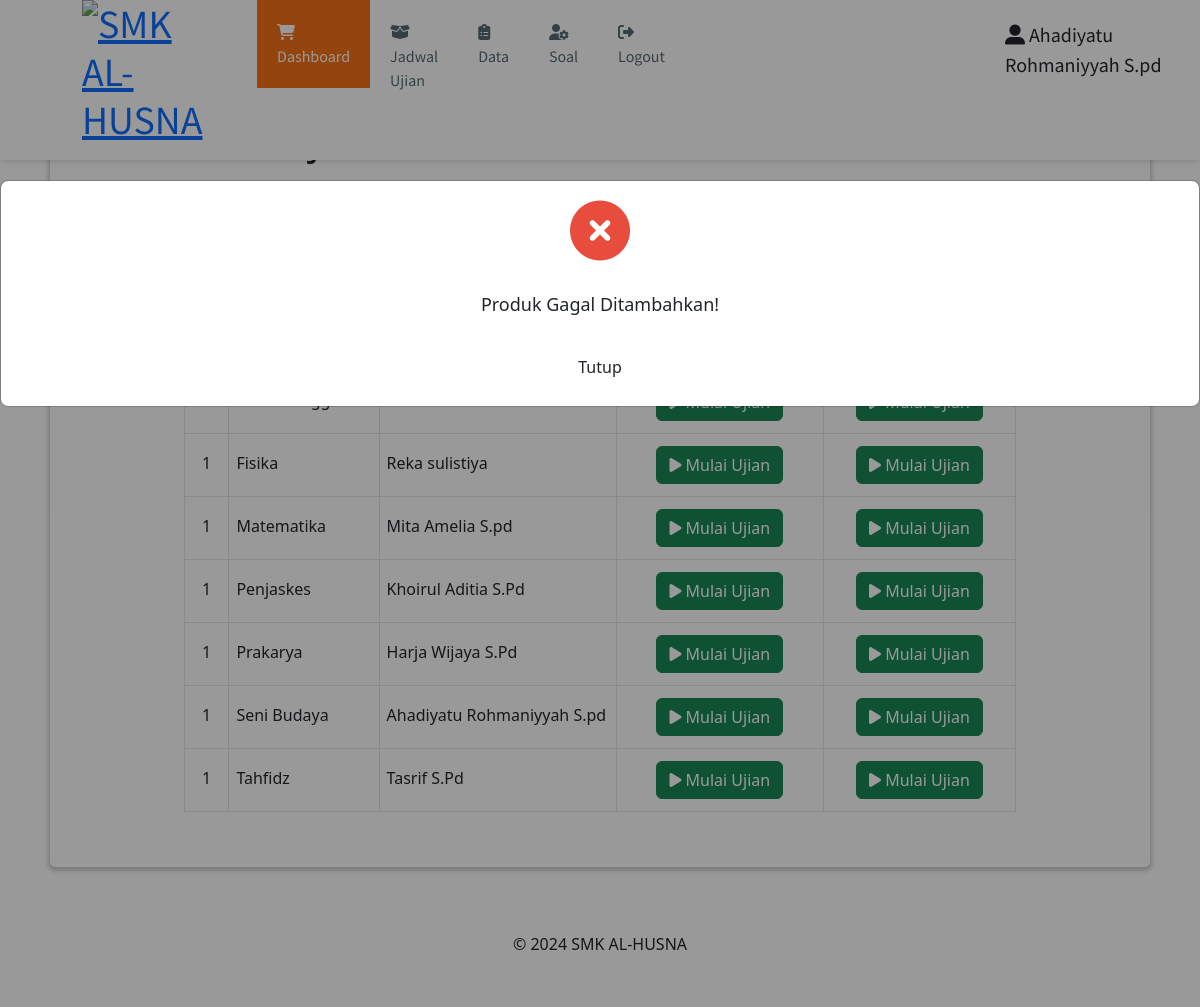
Screenshot of /ujian.php (signed in) with the database file from the repository.
### tables this page shows
CREATE TABLE `ujian` (
  `id_ujian` varchar(10) NOT NULL,
  `id_mapel` varchar(10) NOT NULL,
  `jenis_ujian` varchar(25) NOT NULL
);

CREATE TABLE `mapel` (
  `id_mapel` varchar(20) NOT NULL,
  `mapel` varchar(30) NOT NULL,
  `id_guru` varchar(20) NOT NULL
);

CREATE TABLE `guru` (
  `nip` varchar(10) NOT NULL,
  `guru` varchar(30) NOT NULL,
  `tanggal_lahir` date NOT NULL,
  `alamat` varchar(30) NOT NULL,
  `id_user` varchar(10) NOT NULL
);

### ujian.php (the view, shortened to what this page needs)
<?php include "header.php"; ?>
<main>
  <div>
    <div>
      <h1 style="margin-left: 200px;">Ujian</h1>
    </div>
  </div>
  <div class="content-produk">
    <button class="btn btn-tambahkan-produk" id="btn-tambahkan-produk"><i class="fas fa-plus-circle"></i> Tambah Produk</i></button>
    <table class="table-produk">
      <tr>
        <th rowspan="2" class="text-center align-middle">No</th>
        <th rowspan="2" class="text-center align-middle">Mata Pelajaran</th>
        <th rowspan="2" class="text-center align-middle">Nama Guru</th>
        <th colspan="5" class="text-center align-middle">Jenis Ujian</th>
      </tr>
      <tr>
        <?php
        $ambildata = mysqli_query($mysqli, "SELECT * FROM ujian group by jenis_ujian order by id_ujian asc;");
        while ($kelas = mysqli_fetch_array($ambildata)) {
        ?>
          <th class="text-center align-middle"><?= $kelas['jenis_ujian']; ?></th>
        <?php
        }
        ?>
      </tr>
      <?php
      $ambildata = mysqli_query($mysqli, "SELECT * FROM ujian, mapel, guru where ujian.id_mapel=mapel.id_mapel and mapel.id_guru=guru.nip group by mapel order by jenis_ujian desc, mapel asc;");
      while ($data = mysqli_fetch_array($ambildata)) {
        $i = 1;
      ?>
        <tr>
          <td style="text-align: center;"><?= $i; ?></td>
          <td><?= $data['mapel']; ?></td>
          <td><?= $data["guru"]; ?></td>
          <td style="text-align: center;">
            <?php
            $id_mapel = $data['id_mapel'];
            $id_siswa = $_SESSION['no_induk'];
            $ambilnilai = mysqli_query($mysqli, "SELECT * FROM nilai, ujian, mapel where nilai.id_ujian=ujian.id_ujian  and ujian.id_mapel=mapel.id_mapel and mapel.id_mapel='$id_mapel' and jenis_ujian='Ujian Tengah Semester' and nilai.id_siswa='$id_siswa'");
            $getnilai = mysqli_fetch_array($ambilnilai);
            if ($getnilai) {
            ?>
              <a class="btn btn-warning action-edit"><?= $getnilai['nilai']; ?></a>
              <a href="form_uts.php?id_mapel=<?= $data['id_mapel']; ?>" class="btn btn-primary action-edit"><i class="fas fa-play"></i> Ujian Ulang</a>
            <?php
            } else {
            ?>
              <a href="form_uts.php?id_mapel=<?= $data['id_mapel']; ?>" class="btn btn-success action-edit"><i class="fas fa-play"></i> Mulai Ujian</a>
            <?php
            }
            ?>
          </td>
          <td style="text-align: center;">
            <?php
            $id_mapel = $data['id_mapel'];
            $ambilnilai = mysqli_query($mysqli, "SELECT * FROM nilai, ujian, mapel where nilai.id_ujian=ujian.id_ujian  and ujian.id_mapel=mapel.id_mapel and mapel.id_mapel='$id_mapel' and jenis_ujian='Ujian Akhir Semester' and nilai.id_siswa='$id_siswa'");
            $getnilai = mysqli_fetch_array($ambilnilai);
            if ($getnilai) {
            ?>
              <a class="btn btn-warning action-edit"><?= $getnilai['nilai']; ?></a>
              <a href="form_uas.php?id_mapel=<?= $data['id_mapel']; ?>" class="btn btn-primary action-edit"><i class="fas fa-play"></i> Ujian Ulang</a>
            <?php
            } else {
            ?>
              <a href="form_uas.php?id_mapel=<?= $data['id_mapel']; ?>" class="btn btn-success action-edit"><i class="fas fa-play"></i> Mulai Ujian</a>
            <?php
            }
            ?>
          </td>
        </tr>
      <?php
      }
      ?>
    </table>
  </div>
  <div id="modal-product-add-failed" class="modal" <?php if (!$isSuccessfullyAdded) : ?> style="display: block;" <?php endif ?>>
    <div class="modal-content modal-notification">
      <div class="notification">
        <i class="fas fa-times-circle notification-icon-failed"></i>
        <p class="notification-text">Produk Gagal Ditambahkan!</p>
        <button class="btn btn-confirmation" id="btn-confirmation" onclick="closeModal();">Tutup</button>
      </div>
    </div>
  </div>
</main>
<?php include "footer.php"; ?>

### assets/styles/style.css (style rules this page uses)
body { font-family: 'Lato', sans-serif; color: #585858; background: #E7EFF2; }
main { background: white; box-shadow: 0 2px 4px 2px rgba(0, 0, 0, 0.2); border-radius: 5px; padding: 30px; margin: 85px 50px 30px; }
.btn { cursor: pointer; border: 1.5px solid #F47216; padding: 10px; border-radius: 5px; transition: 0.5s; font-weight: 600; text-decoration: none; }
.btn-tambahkan-produk, .btn-tambahkan-transaksi { background-color: #F47216; color: white; float: right; }
.table-produk, .table-laporan { margin: auto; margin-bottom: 25px; width: 100%; }
.table-produk td, .table-laporan td { border: 1.5px solid #E5E5E5; padding: 7px; }
.table-produk th, .table-laporan th { color: #000; background-color: #F6F6F6; border: 1.5px solid #E5E5E5; padding: 12px 10px; font-weight: 600; text-decoration: none; }
.content-produk, .content-laporan { width: 80%; margin: auto; }
.modal { display: none; position: fixed; z-index: 1; left: 0; top: 0; width: 100%; height: 100%; overflow: auto; background-color: rgb(0, 0, 0); background-color: rgba(0, 0, 0, 0.4); }
.modal-content { background-color: #fefefe; margin: 15% auto; padding: 20px; border: 1px solid #888; width: 40% }
.action-hapus, .action-edit, .action-detail { text-decoration: none; color: white; padding: 4px; margin: 5px; font-size: 13px; border-radius: 2px; }
.action-edit, .action-detail { background-color: #2980b9; }
.modal-notification { width: 25%; }
.notification { margin: auto; text-align: center; font-size: 18px; }
.btn-confirmation { background-color: white; color: #2980b9; border: 2px solid #2980b9; }
.notification-text { margin: 30px; }
.notification-icon-failed { color: #e74c3c; font-size: 60px; }

### rows the page displays
ujian: i "1", id_mapel.mapel "Fisika", guru.guru "Reka sulistiya"
ujian: i "1", id_mapel.mapel "Matematika", guru.guru "Mita Amelia S.pd"
ujian: i "1", id_mapel.mapel "Penjaskes", guru.guru "Khoirul Aditia S.Pd"
ujian: i "1", id_mapel.mapel "Prakarya", guru.guru "Harja Wijaya S.Pd"
ujian: i "1", id_mapel.mapel "Seni Budaya", guru.guru "Ahadiyatu Rohmaniyyah S.pd"
ujian: i "1", id_mapel.mapel "Tahfidz", guru.guru "Tasrif S.Pd"

### other values shown
$_SESSION['fullname'] "Ahadiyatu Rohmaniyyah S.pd"
